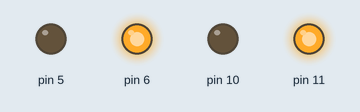
A sketch run on a simulated Arduino Uno, built with avr-gcc and run on an emulated ATmega328P. Shown: output pins drawn as LEDs (lit = HIGH).

Above: at 1.5 s.
At 4.5 s:
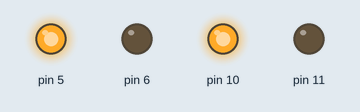
Timing chart, 0 to 7.8 s (numbered marks = the images above):
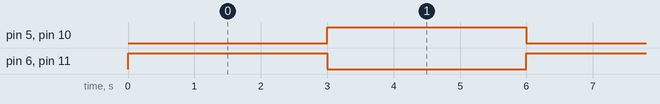

Measured:
- by itself, pin 5, pin 6, pin 10, pin 11: alternates HIGH for 3.0 s and LOW for 3.0 s

The sketch:

object_detection_car.ino
```cpp
//This is my first github project
void forward() {
  digitalWrite(5, LOW);
  digitalWrite(6, HIGH);
  digitalWrite(10, LOW);
  digitalWrite(11, HIGH);
}

void backward() {
   digitalWrite(5, HIGH);
  digitalWrite(6, LOW);
  digitalWrite(10, HIGH);
  digitalWrite(11, LOW);
}

void setup() {
  pinMode(5, OUTPUT);
  pinMode(6, OUTPUT);
  pinMode(10, OUTPUT);
  pinMode(11, OUTPUT);
}

void loop() {
  forward();
  delay(3000);
  backward();
  delay(3000);
}
```
